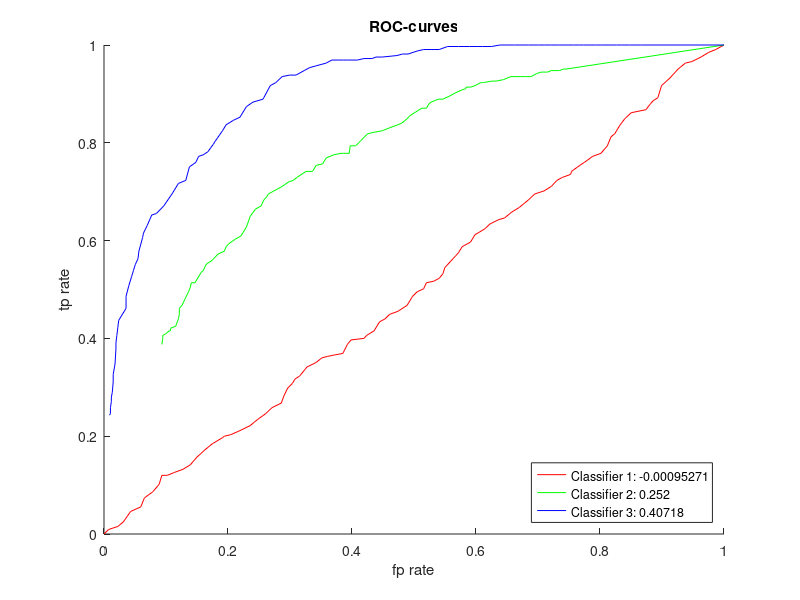

MATLAB code for this plot:
function ex5_roc_curves()
    % cleanup
    clear all;
    close all;
    clc;

    % load GRI scores
    load('scores1.mat');
    load('scores2.mat');
    load('scores3.mat');
    load('targets.mat');

    % how many points to compute and plot?
    n_points = 100;
    
    % compute ROC-curve for classifier 1, 2 and 3
    points1 = generate_roc_curve(scores1, targets, n_points);
    points2 = generate_roc_curve(scores2, targets, n_points);
    points3 = generate_roc_curve(scores3, targets, n_points);
    
    % compute area using trapz
    area1 = abs(trapz(points1(1, :), points1(2, :))) - 0.5;
    area2 = abs(trapz(points2(1, :), points2(2, :))) - 0.5;
    area3 = abs(trapz(points3(1, :), points3(2, :))) - 0.5;
    
    % plot everything
    figure;
    hold on;
    plot(points1(1, :), points1(2, :), 'r');
    plot(points2(1, :), points2(2, :), 'g');
    plot(points3(1, :), points3(2, :), 'b');
    hold off;
    xlabel('fp rate');
    ylabel('tp rate');
    title('ROC-curves');
    legend(['Classifier 1: ' num2str(area1)], ... 'Classifier 2', 'Classifier 3', 'Location', 'SouthEast');
           ['Classifier 2: ' num2str(area2)], ...
           ['Classifier 3: ' num2str(area3)], ...
            'Location', 'SouthEast');
end

% generates points for ROC-curve
function points = generate_roc_curve(scores, targets, n_points)
    % array with 2D-points
    points = zeros(2, n_points);
    
    % compute stepwidth for threshold -> [0..1]
    threshs = -eps:1/(n_points-1):1;
    
    for i = 1:n_points
        [tprate, fprate] = compute_tp_and_fp_rate(scores, targets, threshs(i));
        points(2, i) = tprate;
        points(1, i) = fprate;
    end
end

% computes tprate and fprate for a given threshold
function [tprate, fprate] = compute_tp_and_fp_rate(scores, targets, threshold)
    ground_truth_positives = sum(targets == 1);
    ground_truth_negatives = sum(targets == 0);
    
    true_positives = sum(targets == 1 & scores > threshold);
    false_positives = sum(targets == 0 & scores > threshold);
    
    tprate = true_positives/ground_truth_positives;
    fprate = false_positives/ground_truth_negatives;
end